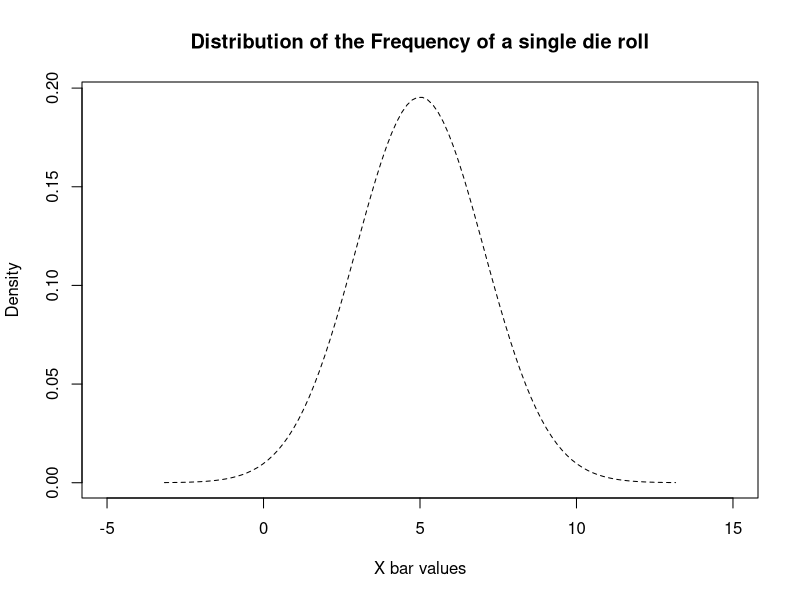
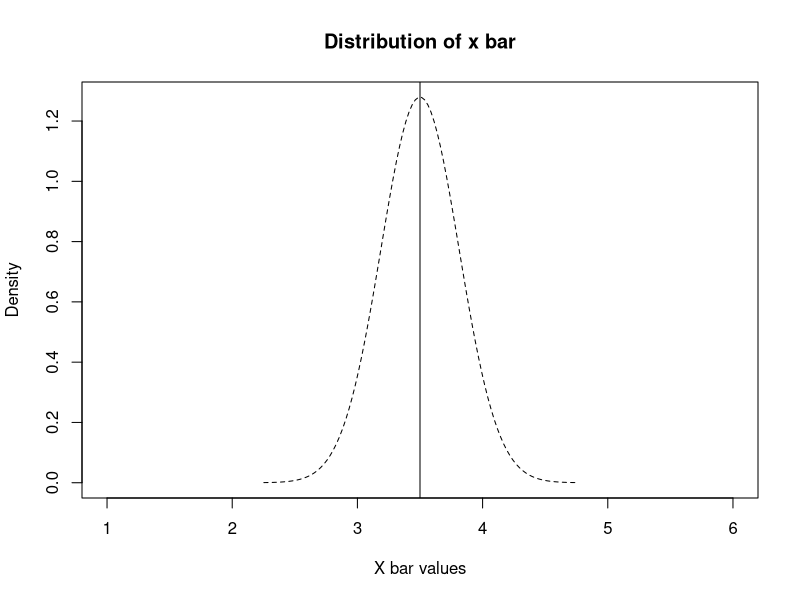
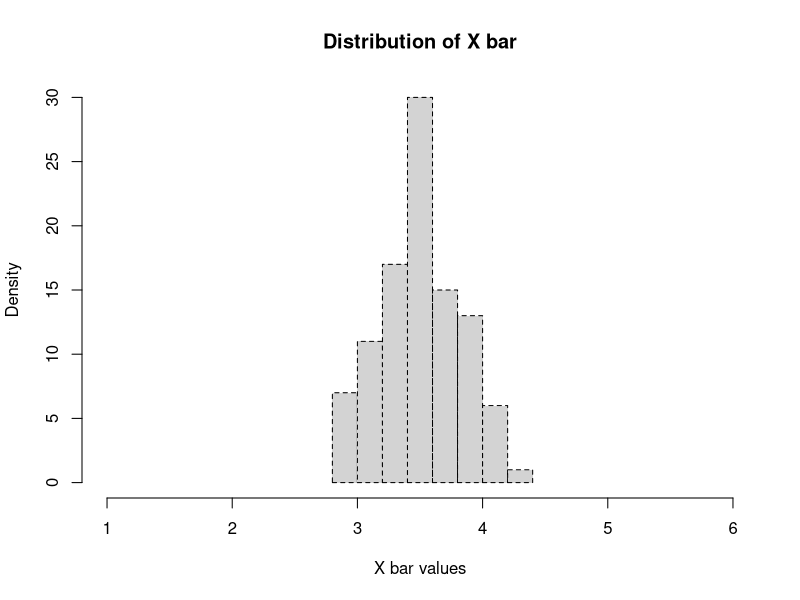
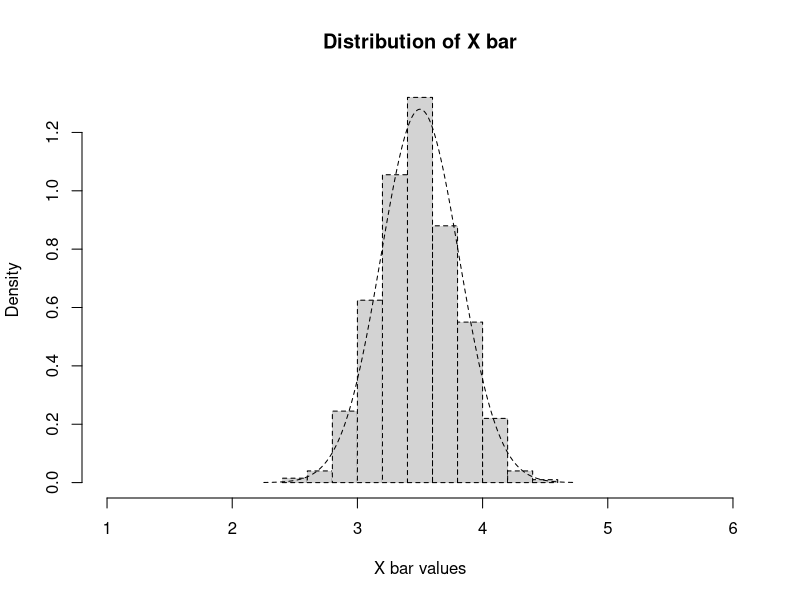

R code for these plots, in order:
## ---- chunk 1
knitr::opts_chunk$set(echo = TRUE)
## ---- chunk 2

## ---- chunk 3
n <- 30
p <- (1/6)
std <- sqrt(n*p*(1-p))
mu <- (n*p)

x <- seq(-4*std + mu, 4*std + mu, length=100)
hx <- dnorm(x, mean=mu, sd=std)

plot(x, hx, type="l", lty=2, xlab="X bar values",
     ylab="Density", main="Distribution of the Frequency of a single die roll", xlim=c(-5,15))

## ---- chunk 4

mu <- 3.5
std <- sqrt(2.916667)/sqrt(30)

x <- seq(-4*std + mu, 4*std + mu, length=100)
hx <- dnorm(x, mean=mu, sd=std)


plot(x, hx, type="l", lty=2, xlab="X bar values",
     ylab="Density", main="Distribution of x bar", xlim=c(1,6))

abline(v=3.5) #line at the mean


## ---- chunk 5
thousand_samples <- c()
for(k in 1:100) {
  one_set <- c()
  for(i in 1:30) {
    one_set[i] <- sample(1:6, size=1, replace = TRUE, prob = NULL)
  }
  thousand_samples[k] <- mean(one_set)
}


hist(thousand_samples, lty=2, xlab="X bar values",
     ylab="Density", main="Distribution of X bar", xlim=c(30/n, 180/n))

## ---- chunk 6
set.seed(1)
par(mfrow=c(1,1))

# Using CLT
mu <- 3.5
std <- sqrt(2.916667)/sqrt(30)

x <- seq(-4*std + mu, 4*std + mu, length=1000)
hx <- dnorm(x, mean=mu, sd=std)


#Random Experiments
thousand_samples <- c()
for(k in 1:1000) {
  one_set <- c()
  for(i in 1:30) {
    one_set[i] <- sample(1:6, size=1, replace = TRUE, prob = NULL)
  }
  thousand_samples[k] <- mean(one_set)
}


hist(thousand_samples, lty=2, xlab="X bar values",
     ylab="Density", main="Distribution of X bar", xlim=c(30/n, 180/n),freq = FALSE)


lines(x, hx, type="l", lty=2, xlab="X bar values",
     ylab="Density", main="Distribution of the Frequency of a single die roll", xlim=c(1,6))

## ---- chunk 7

pnorm(-1.456, mean=0, sd=1)

## ---- chunk 8

1 - pt(2.155, df=14)

## ---- chunk 9

pchisq(11.98, df=14)

## ---- chunk 10



